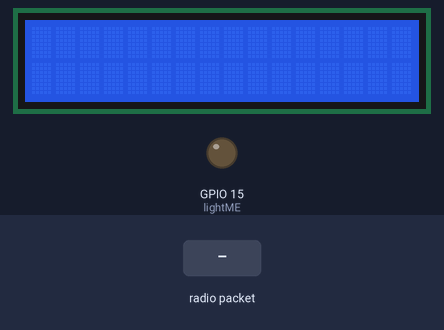
Recording of a sketch running on a simulated ESP32. Shown: 16×2 character LCD, output pins drawn as LEDs (lit = HIGH). The test bench sets the inputs (shaded band). What the sketch prints to the serial monitor is not drawn.

Above: at 1.2 s.
1.3 s: radio packet "1" arrives
At 4.49 s:
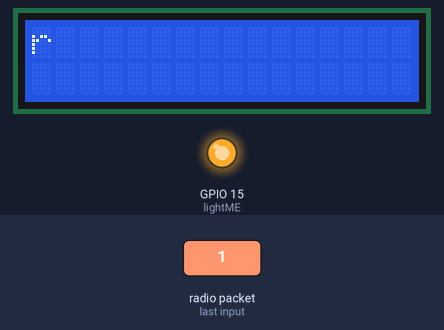
At 7.14 s:
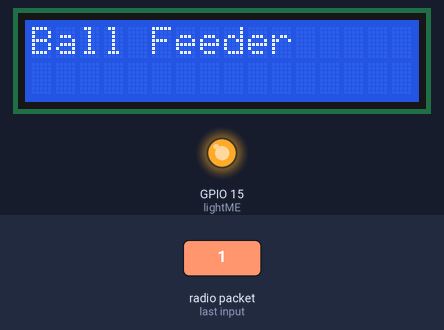
Timing chart, 0 to 8.6 s (numbered marks = the images above; inputs shaded):
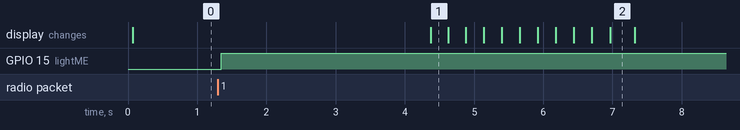

The sketch:

lcd_display_with_scrolling_jun1k.ino
```cpp
#include <esp_now.h>
#include <WiFi.h>
#include <Stepper.h>
#include <LiquidCrystal_I2C.h>

const int stepsPerRevolution = 2048;
#define IN1 19
#define IN2 18
#define IN3 5
#define IN4 17

int lcdColumns = 16;
int lcdRows = 2;
LiquidCrystal_I2C lcd(0x27, lcdColumns, lcdRows);


Stepper myStepper(stepsPerRevolution, IN1, IN3, IN2, IN4);


const int lightME = 15;


struct __attribute__((packed)) dataPacket {
  int state;
};


volatile int lightState = LOW;


void OnDataRecv(const uint8_t * mac, const uint8_t *incomingData, int len) {
  dataPacket packet;
  memcpy(&packet, incomingData, sizeof(packet));
  Serial.print("button: ");
  Serial.println(packet.state);
  lightState = packet.state;
  digitalWrite(lightME, lightState);
}

void setup() {

  Serial.begin(115200);


  pinMode(lightME, OUTPUT);


  WiFi.mode(WIFI_STA);


  if (esp_now_init() != ESP_OK) {
    Serial.println("Error initializing ESP-NOW");
    return;
  }


  esp_now_register_recv_cb(OnDataRecv);

  lcd.init();
  lcd.backlight();
  lcd.clear();


  myStepper.setSpeed(5);
}

void scrollMessage(String message, int delayTime) {
  int messageLength = message.length();
  for (int i = messageLength + lcdColumns; i >= 0; i--) {
    lcd.clear();
    if (i < messageLength) {

      lcd.setCursor(i < lcdColumns ? 0 : i - lcdColumns, 0);
      lcd.print(message.substring(i, min(i + lcdColumns, messageLength)));
    }
    if (i + lcdColumns < messageLength) {

      lcd.setCursor(0, 1);
      lcd.print(message.substring(i + lcdColumns, min(i + 2 * lcdColumns, messageLength)));
    }
    delay(delayTime);
  }
}

void loop() {
  if (lightState == HIGH) {

    lcd.clear();
    lcd.setCursor(0, 0);
    lcd.print("Feeding starting");


    delay(6000);


    for (int i = 0; i < 12; i++) {
      if (lightState == LOW) break;
      lcd.clear();
      lcd.setCursor(0, 0);
      lcd.print("Ball count:");
      lcd.setCursor(0, 1);
      lcd.print(i + 1);
      delay(1000);
      Serial.print("Rotation count: ");
      Serial.println(i + 1);
      myStepper.step(stepsPerRevolution);
      delay(1000);
    }


    lcd.clear();
    scrollMessage("Ball Feeder", 250);


    while (lightState == HIGH) {
      delay(100);
    }
  } else {

    scrollMessage("Ball Feeder", 250);
  }
  delay(100);
}
```

Measured:
- after the input at 1.3 s, GPIO 15 (lightME): LOW → HIGH after 0.05 s
